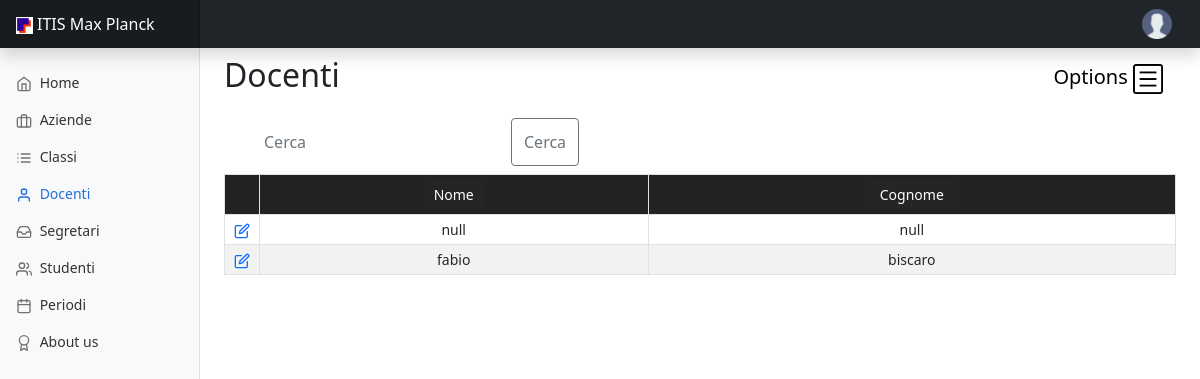
/docenti.php (signed in), run on an earlier commit of the app's database.
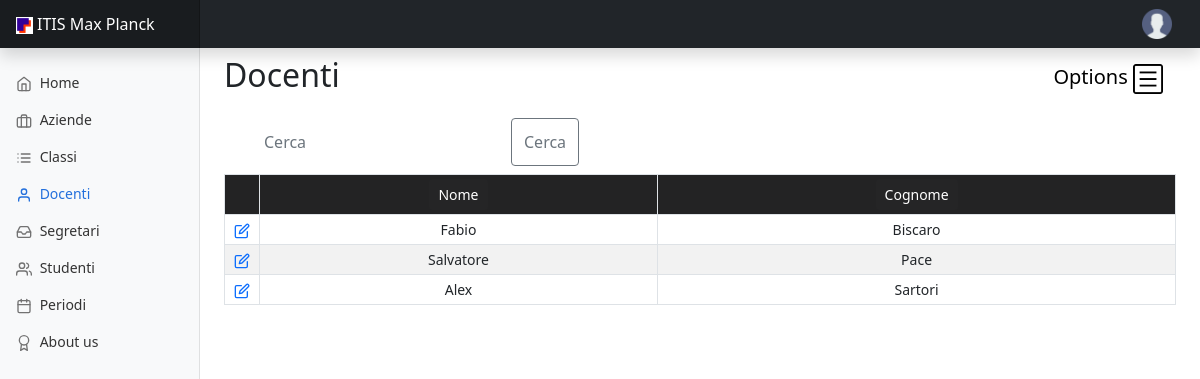
And on a later commit of the database.
### tables this page shows
CREATE TABLE `persona_ruolo` (
  `idruolo` int NOT NULL,
  `idpersona` int NOT NULL
);

CREATE TABLE `persona` (
  `id` int NOT NULL,
  `nome` varchar(80) NOT NULL,
  `cognome` varchar(80) NOT NULL,
  `datanascita` date DEFAULT NULL,
  `codicefiscale` varchar(16) NOT NULL,
  `sesso` char(1) NOT NULL,
  `cellulare` varchar(13) NOT NULL,
  `login` varchar(100) DEFAULT NULL,
  `password` varchar(100) DEFAULT NULL,
  `al_matricola` varchar(20) DEFAULT NULL,
  `al_cittadinanza` varchar(30) DEFAULT NULL,
  `cap` varchar(5) DEFAULT NULL,
  `telefono` varchar(20) DEFAULT NULL,
  `email` varchar(100) NOT NULL,
  `indirizzo` varchar(100) DEFAULT NULL,
  `residenza` varchar(100) DEFAULT NULL,
  `provincia` varchar(2) DEFAULT NULL,
  `tut_idazienda` int DEFAULT NULL
);

### docenti.php (the view, shortened to what this page needs)
<!doctype html>
<html lang="en">
  <head>
    <?php require("Include/head.php");?>
  </head>
  <body>
<?php require("Include/navbar.php")?>
<div class="container-fluid">
  <div class="row">
    <?php require("Include/menu.php");?>
	<?php
    function generaTabella($result)
    {
        echo '<div class="justify-content-center">';
            echo '<table class="table table-striped table-bordered table-sm table-responsive" style="text-align:center">';
                echo '<tr bgcolor="#252526">';
                echo '<th style="width: 3.66%"></th>';
                echo '<th ><input class="btn btn-sm" style="background-color:#252526; color:#ffffff" type="submit" name="ordinaNome" value="Nome"/></th>';
                echo '<th ><input class="btn btn-sm" style="background-color:#252526; color:white" type="submit" name="ordinaCognome" value="Cognome"/></th>';
                echo "</tr>";
                if ($result->num_rows > 0) {
                    while ($row = $result->fetch_assoc()) {
                        echo '<td><a href="docenti-dettaglio.php?id='.htmlspecialchars($row["id"]).'"><span data-feather="edit"></span></a></td>';
                        echo '<td>' . htmlspecialchars($row["nome"]) . '</td>';
                        echo '<td>' . htmlspecialchars($row["cognome"]) . '</td>';
                    }
                }
            echo "</table>";
        echo '</div>';
    }
    ?>
    <?php
    if (!isset($_POST["submit"])) {
    ?>
    <main class="col-md-9 ms-sm-auto col-lg-10 px-md-4">
    <nav class="navbar">
                <h1 class="h2">Docenti</h1>
                <button class="navbar-toggler" type="button" data-bs-toggle="offcanvas" data-bs-target="#offcanvasNavbar" aria-controls="offcanvasNavbar">
                    Options
                    <span class="navbar-toggler-icon" style="background-image: url('Images/option_icon.png');"></span>
                </button>
            </nav>
	  <div>
            <nav class="navbar">
                <div class="container-fluid">
                    <form class="d-flex" method="POST" action="<?php $_SERVER["PHP_SELF"]; ?>">
                        <input class="form-control" name="testocerca" type="text" placeholder="Cerca" aria-label="Cerca">
                        <button class="btn btn-outline-secondary" type="submit" name="cerca">Cerca</button>
                    </form>
                </div>
            </nav>
        </div>
		<?php
        if (isset($_POST["ordinaNome"])) {
            $_SESSION['varOrNome'] += 1;
            $_SESSION["varOrCog"] = 0;
            $_SESSION["varOrCitta"] = 0;
            if ($_SESSION['varOrNome'] % 2 == 0) {
                $sql = "Select * from persona join persona_ruolo on id=idpersona and idruolo = 2 order by nome DESC";
            } else {
                $sql = "Select * from persona join persona_ruolo on id=idpersona and idruolo = 2 order by nome ASC";
            }
            $result = $conn->query($sql);
            generaTabella($result);
        } else if (!isset($_POST["cerca"])) {
            $sql = 'select * from persona join persona_ruolo on id=idpersona and idruolo = 2';
            $result = $conn->query($sql);
            generaTabella($result);
        } else if (isset($_POST["cerca"])) {
            $_SESSION["sessCerca"] = $_POST["testocerca"];
            $sql = cerca($_POST["testocerca"]);
            $result = $conn->query($sql);
            generaTabella($result);
        }
    }
        ?>
        </div>
        </div>
  </body>
</html>

What changed in the data, as far as the page shows it:
no longer on this page (row unchanged): persona_ruolo: idpersona.nome "null", idpersona.cognome "null"
changed through a linked row, persona_ruolo: idpersona.nome "fabio" → "Fabio"; idpersona.cognome "biscaro" → "Biscaro"
added persona_ruolo: idpersona.nome "Salvatore", idpersona.cognome "Pace"
added persona_ruolo: idpersona.nome "Alex", idpersona.cognome "Sartori"
